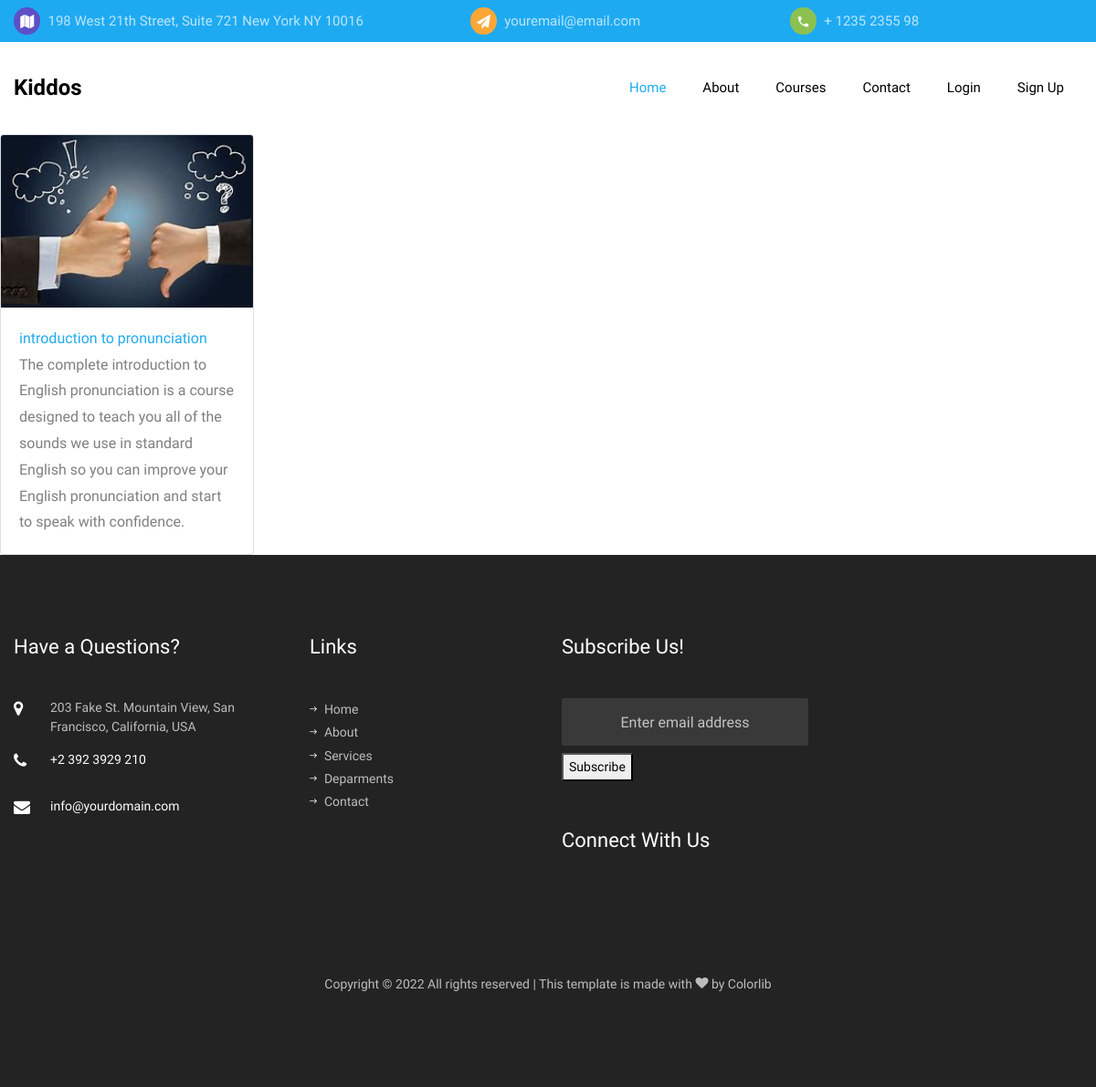
The page /courses/english on the database its author committed.
### courses/models.py (models this page shows, shortened)
class Courses(models.Model):
    title = models.CharField(max_length=30)
    overview = models.TextField()
    timestamp = models.DateTimeField(auto_now_add=True)
    comment_count = models.IntegerField(default=0)
    author = models.ForeignKey(Author, on_delete=models.CASCADE)
    content = HTMLField()
    thumbnail = models.ImageField()
    categories = models.ManyToManyField(Category)
    def get_absolute_url(self):
        return reverse('course_detail', kwargs={
            'course_id' : self.id
        })

### courses/views.py (the view)
# urls.py: path('courses/english', views.English, name="english"),
def English(request):
    course_list = Courses.objects.filter(categories__title = 'English')
    context = {
        'course_list': course_list
    }
    return render(request, 'english.html', context)

### templates/english.html
{% extends 'base.html' %} {% block content %}
<div class="row">
    {% for course in course_list %}
    <div class="col-md-3">
        <div class="card">
            <img src="{{ course.thumbnail.url }}" class="card-img-top" alt="...">
            <div class="card-body">
                <a href="{{ course.get_absolute_url }}" h5 class="card-title">{{ course.title }}</h5></a>
                <p class="card-text">{{ course.overview }}</p>
            </div>
        </div>
    </div>
    {% endfor %}
</div>
{% endblock content %}

### rows shown on the page
Courses: thumbnail (picture), title "introduction to pronunciation", overview "The complete introduction to English pronunciation is a course designed to teach you all of the sounds we use in standard English so you can improve your English pronunciation and start to speak with confidence."
